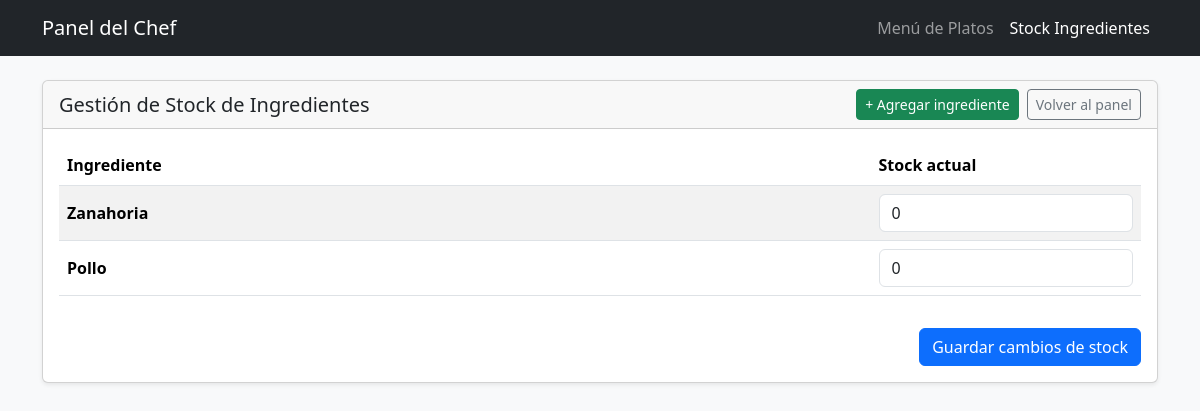
Page /stock-ingredientes/ on the earlier database version.
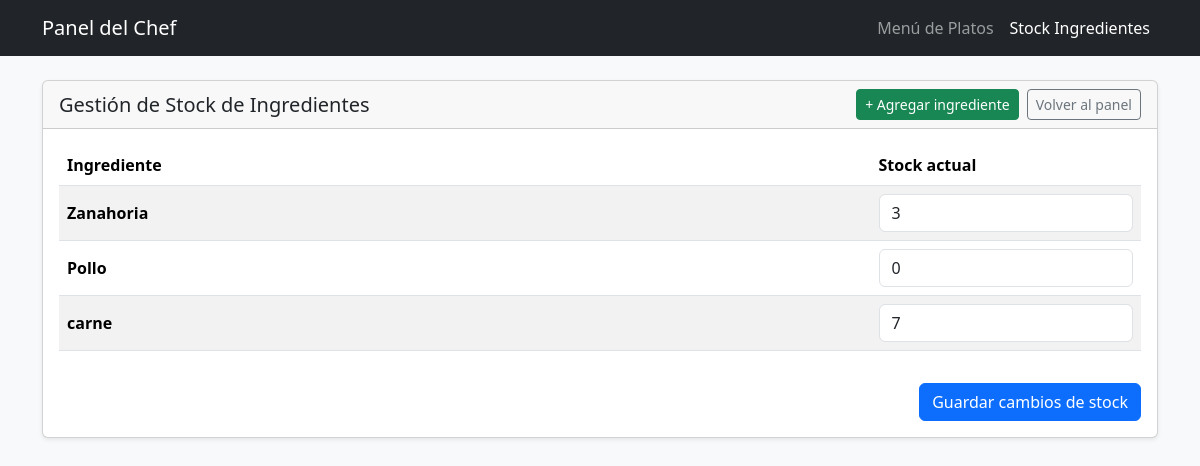
Same page on the later database version.
### mainApp/models.py (models this page shows, shortened)
class Ingrediente(models.Model):
    nombre = models.CharField(max_length=100, unique=True)
    stock = models.PositiveIntegerField(default=0)

### mainApp/views.py (the view)
# urls.py: path('stock-ingredientes/', views.stock_ingredientes, name='stock_ingredientes'),
def stock_ingredientes(request):
    IngredienteFormSet = modelformset_factory(
        Ingrediente,
        form=IngredienteStockForm,
        extra=0
    )
    if request.method == 'POST':
        formset = IngredienteFormSet(request.POST, queryset=Ingrediente.objects.all())
        if formset.is_valid():
            formset.save()
            messages.success(request, 'Stock de ingredientes actualizado correctamente.')
            return redirect('stock_ingredientes')
    else:
        formset = IngredienteFormSet(queryset=Ingrediente.objects.all())
    context = {
        'titulo': 'Gestión de Stock de Ingredientes',
        'formset': formset,
    }
    return render(request, 'menu/stock_ingredientes.html', context)

### templates/menu/stock_ingredientes.html (shortened to what this page needs)
<!DOCTYPE html>
<html lang="es">
<head>
    <link href="https://cdn.jsdelivr.net/npm/bootstrap@5.3.3/dist/css/bootstrap.min.css" rel="stylesheet">
</head>
<body class="bg-light">
<nav class="navbar navbar-expand-lg navbar-dark bg-dark mb-4">
    <div class="container">
        <a class="navbar-brand" href="{% url 'administrador' %}">Panel del Chef</a>
        <div class="collapse navbar-collapse" id="navbarNav">
            <ul class="navbar-nav ms-auto">
                <li class="nav-item">
                    <a class="nav-link" href="{% url 'lista_platos' %}">Menú de Platos</a>
                </li>
                <li class="nav-item">
                    <a class="nav-link active" aria-current="page" href="{% url 'stock_ingredientes' %}">
                        Stock Ingredientes
                    </a>
                </li>
            </ul>
        </div>
    </div>
</nav>
<div class="container">
    <div class="row">
        <div class="col-12">
            <div class="card shadow-sm">
                <div class="card-header d-flex justify-content-between align-items-center">
                    <h5 class="mb-0">{{ titulo }}</h5>
                    <div class="d-flex gap-2">
                        <a href="{% url 'crear_ingrediente' %}" class="btn btn-success btn-sm">
                            + Agregar ingrediente
                        </a>
                        <a href="{% url 'administrador' %}" class="btn btn-outline-secondary btn-sm">
                            Volver al panel
                        </a>
                    </div>
                </div>
                <div class="card-body">
                    {% if formset %}
                    <form method="post">
                        <div class="table-responsive">
                            <table class="table table-striped table-hover align-middle">
                                <thead>
                                    <tr>
                                        <th style="width: 60%;">Ingrediente</th>
                                        <th style="width: 20%;">Stock actual</th>
                                    </tr>
                                </thead>
                                <tbody>
                                    {% for form in formset %}
                                    <tr>
                                        <td>
                                            <strong>{{ form.instance.nombre }}</strong>
                                        </td>
                                        <td style="max-width: 200px;">
                                            {{ form.stock }}
                                        </td>
                                    </tr>
                                    {% empty %}
                                    <tr>
                                        <td colspan="2" class="text-center text-muted py-3">
                                            No hay ingredientes registrados.
                                        </td>
                                    </tr>
                                    {% endfor %}
                                </tbody>
                            </table>
                        </div>
                        <div class="text-end mt-3">
                            <button type="submit" class="btn btn-primary">
                                Guardar cambios de stock
                            </button>
                        </div>
                    </form>
                    {% else %}
                    <p class="text-muted">No hay ingredientes disponibles para gestionar.</p>
                    {% endif %}
                </div>
            </div>
        </div>
    </div>
</div>
</body>
</html>

Differences in the rows shown:
added Ingrediente: instance.nombre "carne"
Other differences:
form field stock: "0" → "3"
new list line: "7"
